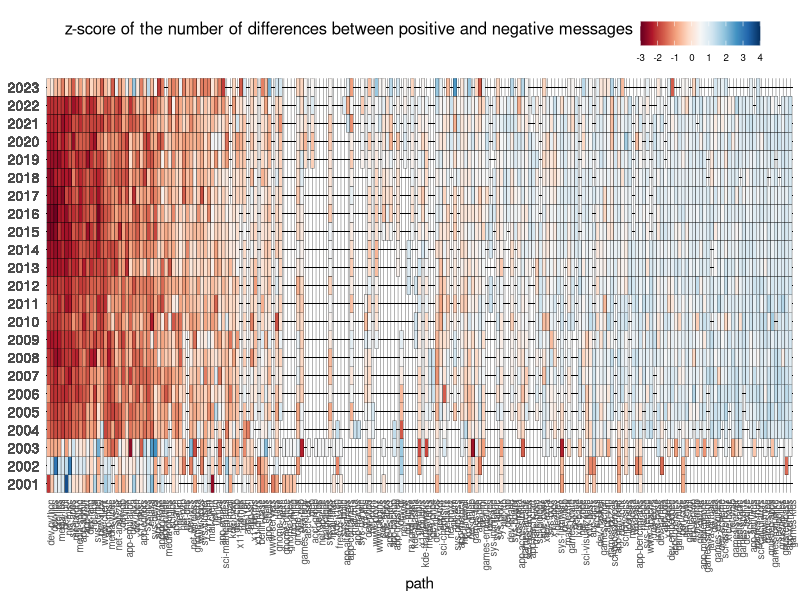

R code for this plot:
library(reshape2)
library(tidyr)
library(ggplot2)
library(stringr)
library(dplyr)
library(ggpubr)
library(scales)

setwd("/Volumes/Data/PhD/Gentoo/workdir/tables")
data <- read.csv("data-all-sentiments-commits2.csv",TRUE,';')
s_data <- 
  subset(data, select = c('path', 'year', 'n_neg_messages', 'n_pos_messages'))

data_all <- na.omit(s_data)
data_all$diff <- data_all$n_pos_messages - data_all$n_neg_messages
minmax<-function(x) {
  (x-mean(x))/sd(x)
}

data_all2 <- data_all %>% group_by(year) %>%
  mutate(norm = minmax(diff))

# data_all2 <- na.omit(data_all2)
# agg_diff <- data_all2 %>% group_by(path) %>%
#   summarise(sum_diff = sum(diff))

data_all2 <- na.omit(data_all2)
agg_diff <- data_all2 %>% group_by(path) %>%
  summarise(sum_norm = sum(norm))

m_data_all2 <- merge(data_all2, agg_diff, by=c('path'))

ordered_data <- m_data_all2 %>% arrange(sum_norm)

ordered_data$path <- factor(ordered_data$path, 
                            levels = unique(ordered_data$path))

my_palette <- c('#67001f','#b2182b','#d6604d',
                         '#f4a582','#fddbc7','#f7f7f7',
                         '#d1e5f0','#92c5de','#4393c3',
                         '#2166ac','#053061')
                         
plot_signi <- ggplot(ordered_data, aes(x=year, y=path, fill=norm), ) +
  geom_tile(color = "black") + 
  scale_fill_gradientn(colors = my_palette, limits = c(-3,4), 
                       breaks = c(-3,-2, -1, 0, 1, 2, 3, 4)) +
  scale_x_continuous(limits = c(2000.5, 2023.5), expand=c(0,0), 
                     breaks = ordered_data$year)+
  coord_fixed() +
  theme(axis.text.y = element_text(hjust = 1, vjust=0.5, size=10),
        axis.title.y = element_blank(),
        axis.ticks.y = element_blank(),
        axis.ticks.x = element_blank(),
        axis.text.x = element_text(angle=90,vjust = 0.75, hjust=1,size=7),
        legend.position = "top", legend.margin = margin(10,0,0,-10),
        legend.text = element_text(size=7), 
        legend.title = element_text(size=12, vjust=1),
        panel.background = element_rect(fill="white"),
        panel.grid.major = element_line(colour = "black", size = 0.1))+
  labs(fill="z-score of the number of differences between positive and negative messages")
plot_signi + coord_flip()